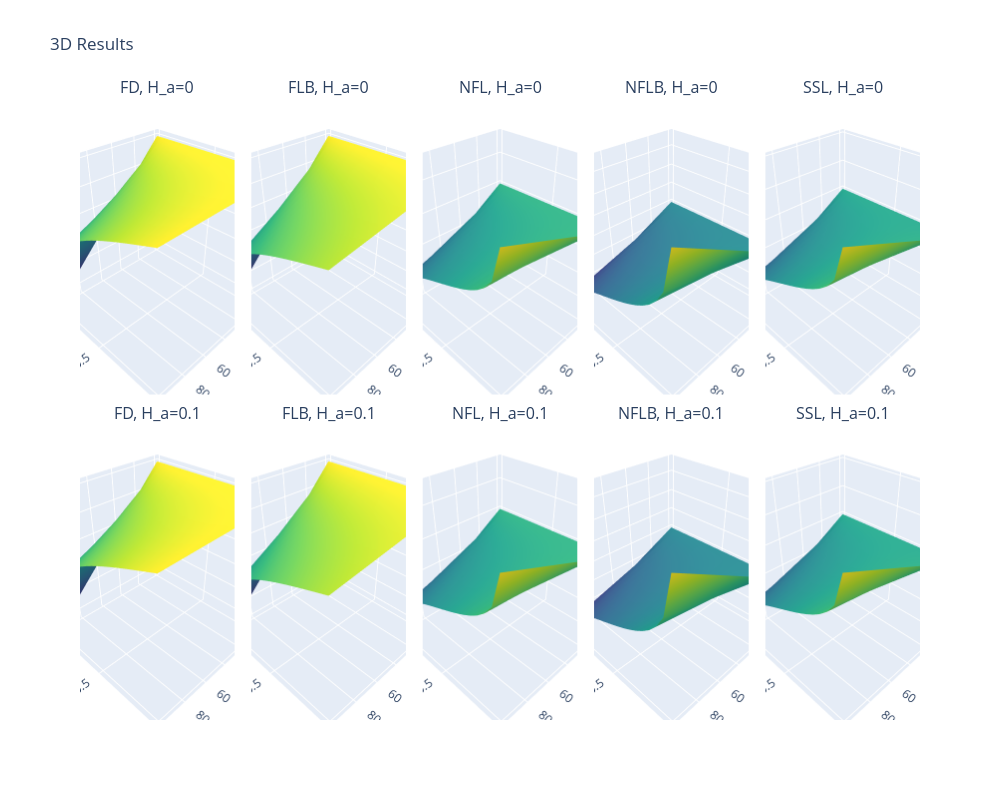

The notebook cell saved with this chart:
### Code cell
# Example: Plot Entropy vs Temperature (k_BT) and Magnetic Field (H_a)
# for different band fillings (n)

# Select a few n values for the rows
n_rows = [n[0], n[len(n)//2]] 
sp.plot_3d_results_interactive(
    results=mu_df,
    row_param="H_a",       # Vary n across rows
    row_vals=H_a[:2],     # Specific n values
    x_param="k_BT",      # X axis
    y_param="n",       # Y axis
    z_label=r"$S / k_B N$",
    z_col="mu",          # or "entropy" if you have calculated it
    distros=distros,
    # figsize=(15, 10)
)
plt.show()
